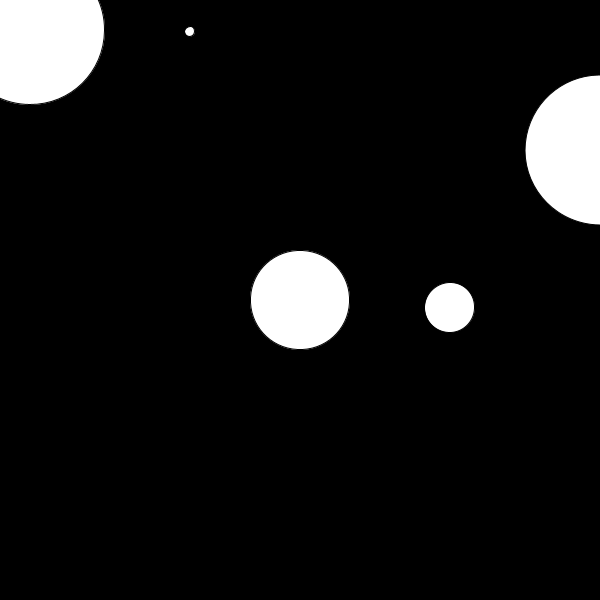
Frame 1 (no input)
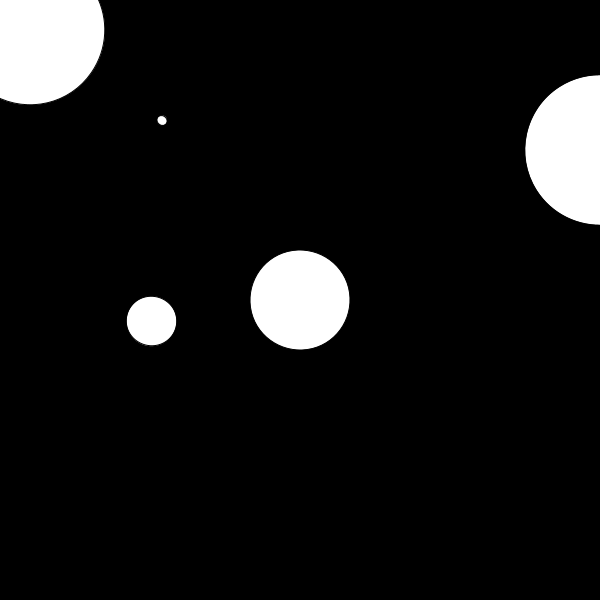
Frame 60 (the mouse pressed at the canvas centre just before this capture)
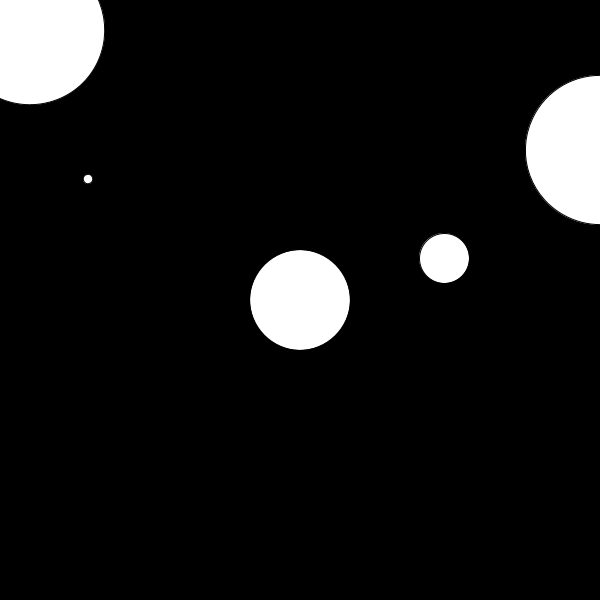
Frame 120 (the mouse held since frame 60 and released just before this capture)

The Processing sketch that drew these frames (run headless with seeded random() and noise(); from frame 60 on, the mouse is pressed at the canvas centre):

// Processing sketch: w14_03
// ── w14_03.pde
// this code draws an system where one ellipse rotates around another.
// replace this drawing code with a function that can be used to 
// draw the system repeatedly, like "drawSystem()". It should
// take arguments that allow parameters of the system to be customized,
// like the distance between each ellipse, the speed of rotation, and 
// the size of the ellipses.
// use your function to draw the system multiple times in the sketch
// as seen in the example gif.

void setup() {
  size(600, 600);
}

void draw() {
  background(0);
  drawSystem(width/2, height/2, 150, 0, 0.05, 50, 100);
  drawSystem(width, height/4, 180, 0, 0.2, 30, 150);
  drawSystem(30, 30, 160, 0, 0.01, 10, 150);
}

void drawSystem(float xPos, float yPos, float distX, float distY, float speed, float sizeSmall, float sizeBig) {

  pushMatrix();
  translate(xPos, yPos);
  rotate(frameCount * speed);
  ellipse(0, 0, sizeBig, sizeBig);

  pushMatrix();
  translate(distX, distY);
  ellipse(0, 0, sizeSmall, sizeSmall);
  popMatrix();

  popMatrix();
}
